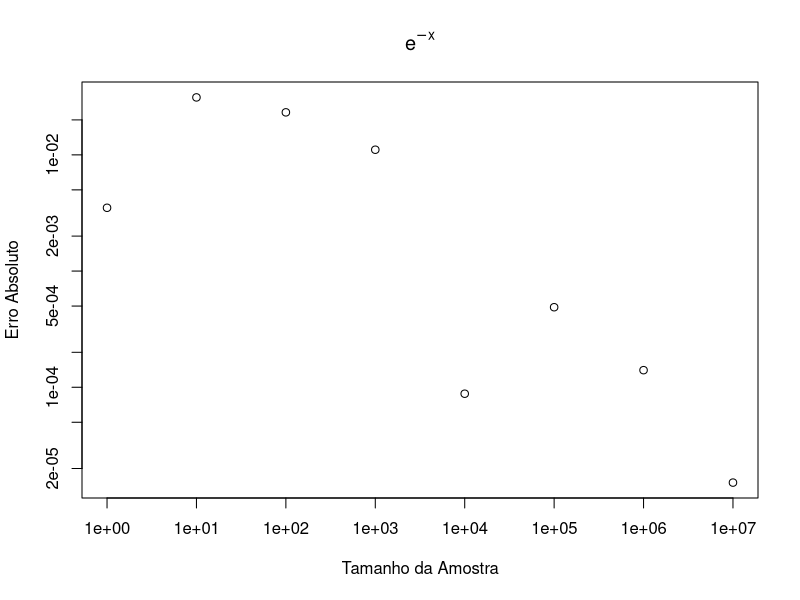

Source code (R):
## ---- chunk 1
n = 1e5
unifs = runif(n)
gx = exp(-unifs)
mean(gx)
## ---- chunk 2
mean(gx)
(gxExact = 1-exp(-1))
## ---- chunk 3
integrate(function(x) exp(-x), 0, 1)
## ---- chunk 4
estimaGx = function(n){
  unifs = runif(n)
  gx = exp(-unifs)
  return(mean(gx))
}
erroEstimativa = function(n){
  gxExact = 1-exp(-1)
  abs(gxExact-estimaGx(n))
}
## ---- chunk 5
n = 10^(0:7)
erro = sapply(n, erroEstimativa)
plot(n, erro, xlab='Tamanho da Amostra', log='xy',
     ylab='Erro Absoluto', main=expression(e^{-x}))
## ---- chunk 6
n = 1e5
unifs = runif(n, 1, 2)
gx = exp(-unifs)
mean(gx)
exp(-1) - exp(-2)
## ---- chunk 7
n = 1e6
unifs = runif(n)
xs = seq(0, 3, by=.5)
Fxs = function(x, unifs)
  1/2+mean(x*exp(-(x*unifs)^2/2))/sqrt(2*pi)
gx = sapply(xs, Fxs, unifs)
Phix = pnorm(xs)
out = rbind(gx, Phix)
colnames(out) = xs
round(out, 4)
## ---- chunk 8
n = 1e6
xs = seq(0, 3, by=.5)
z = rnorm(n)
gx = sapply(xs, function(x, z) mean(z <= x), z)
Phix = pnorm(xs)
out = rbind(gx, Phix)
colnames(out) = xs
round(out, 4)
## ---- chunk 9
n = 1e6
x = 1.75
unifs = runif(n)
gx = 1/2+x*exp(-(x*unifs)^2/2)/sqrt(2*pi)
v = mean((gx-mean(gx))^2)/n
ic = round(mean(gx) + c(-1, 1) * 1.96*sqrt(v), 4)
ic
## ---- chunk 10
n = 1e6
x = 1.75
z = rnorm(n)
gx = z <= x
v = mean((gx-mean(gx))^2)/n
ic = round(mean(gx) + c(-1, 1) * 1.96*sqrt(v), 4)
ic
## ---- chunk 11
n = 1e6
unifs = runif(n)
xs = seq(0, 3, by=.5)
Fxs = function(x, unifs)
  1/2+mean(x*exp(-(x*unifs)^2/2))/sqrt(2*pi)
gx = sapply(xs, Fxs, unifs)
Phix = pnorm(xs)
out = rbind(gx, Phix)
colnames(out) = xs
round(out, 4)
## ---- chunk 12
n = 1e6
unifs = runif(n/2)
xs = seq(0, 3, by=.5)
Gxs = function(x, unifs)
  1/2+ mean((x*exp(-(x*unifs)^2/2)+x*exp(-(x*(1-unifs))^2/2))/2)/sqrt(2*pi)
gx2 = sapply(xs, Gxs, unifs)
Phix = pnorm(xs)
out = rbind(gx2, Phix)
colnames(out) = xs
round(out, 4)
## ---- chunk 13
mc1 = replicate(1000, Fxs(1.96, runif(1000)))
mc2 = replicate(1000, Gxs(1.96, runif(1000)))
round(sd(mc1), 5)
round(sd(mc2), 5)
round(100*(var(mc1)-var(mc2))/var(mc1), 2)
## ---- chunk 14
n = 1e6
U = runif(n)
T1 = exp(U)
ce = -12 + 6*(exp(1)-1)
T2 = exp(U) + ce*(U-0.5)
c(mean(T1), mean(T2), (var(T1)-var(T2))/var(T1), cor(exp(U), U)^2)
